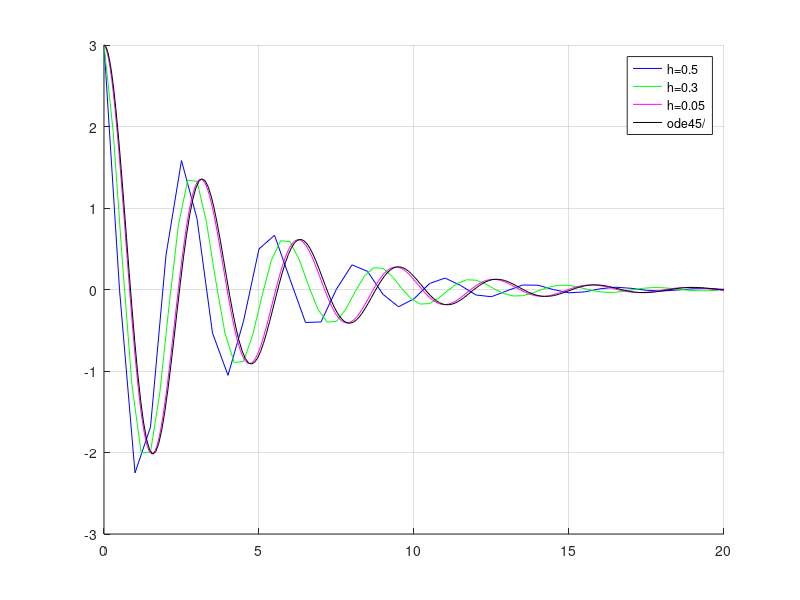

This chart was generated by the following MATLAB code:
function secondorder
hold on
h=[0.5,0.3,0.05];
x=[];y=[];
L=20;
for k=1:length(h)
x=0:h(k):L;
y(1)=3;
z0=0;
y(2)=y(1)+h(k)*z0+h(k)^2*ff(x(1),y(1),z0);
for j=2:length(x)-1
y(j+1)=2*y(j)-y(j-1)+ ...
h(k)^2*ff(x(j),y(j),(y(j)-y(j-1))/h(k));
end
if k==1
plot(x,y,'b')
elseif k==2
plot(x,y,'g')
else
plot(x,y,'m')
end
end
function u=ff(x,y,z)
u=-4*y-0.5*z;
end
    [T,Y]=ode45(@rhs,[0,L],[3,0]);
    plot(T,Y(:,1),'k')
    grid on
    legend('h=0.5','h=0.3','h=0.05','ode45/')
function z=rhs(t,v)
    z=[v(2);-4*v(1) - 0.5*v(2)]
    end
end